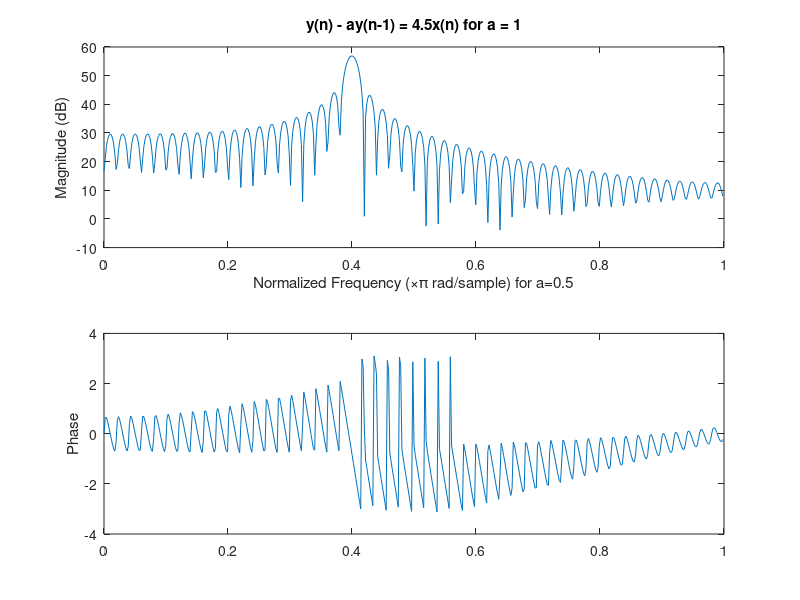
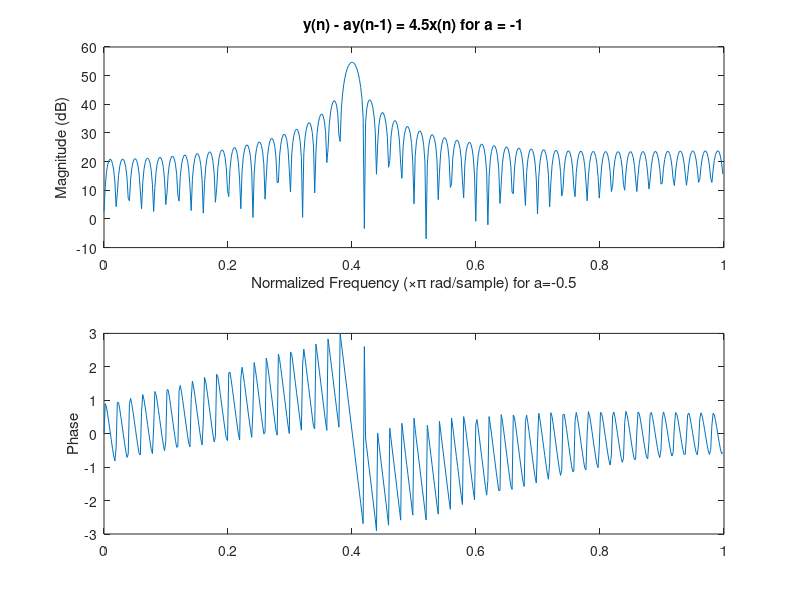
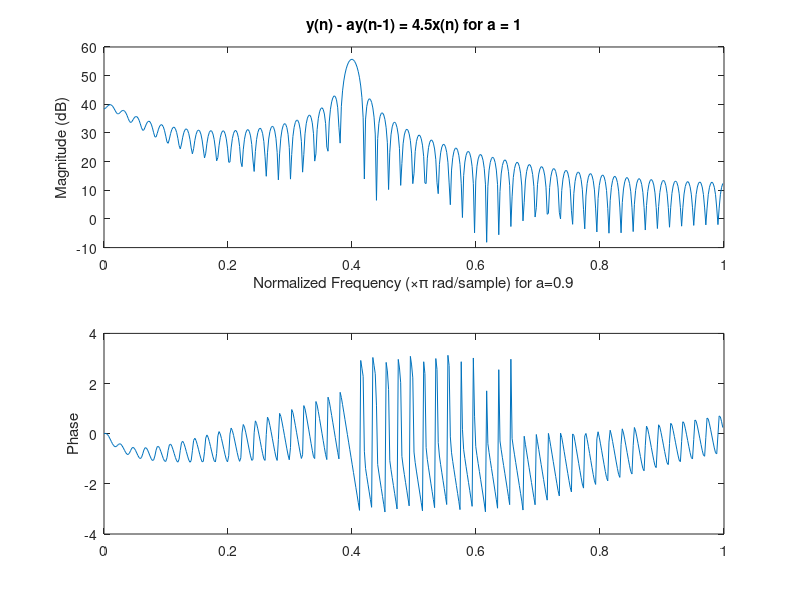
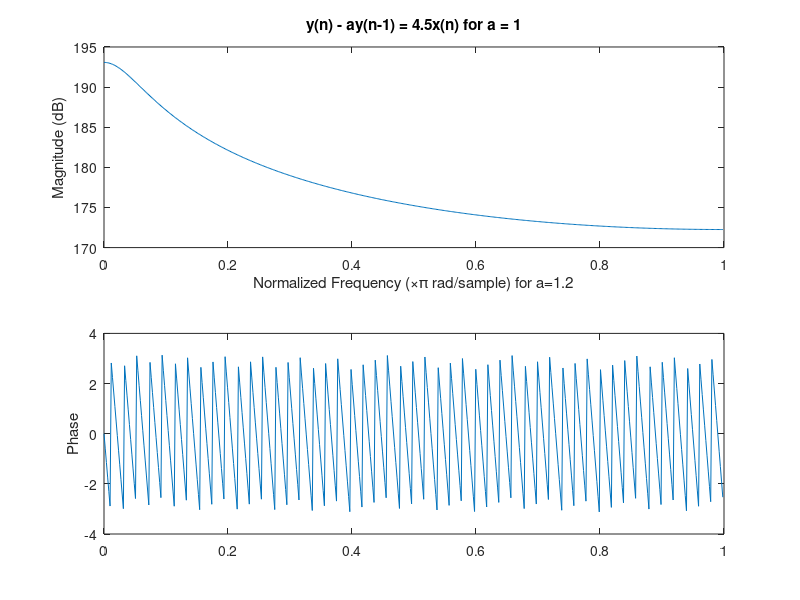

These charts were generated, in order, by the following MATLAB code:
%% Digital Signal Processing MATLAB HW - q2
% Professor: Dr. Sheikhzadeh
% Author: Amir Hossein Daraie - 9723710
% E-mail: daraieamirh@gmail.com
% University: Amirkabir University of Technology

%% Clear recent data
clear; close all; clc;

%% Question 1
% y(n) - ay(n-1) = 4.5x(n) 

% for a = 0.5
n = 1:100;
x = 3*sin(2*pi*0.2*n);
a = [1 -0.5]; 
b = [4.5]; 
y = filter(b,a,x);
[h ,w]=freqz(y);
figure()
subplot(211);
plot(w/pi,20*log10(abs(h)))
title(['y(n) - ay(n-1) = 4.5x(n) for a = ' int2str(0.5)])
xlabel('Normalized Frequency (\times\pi rad/sample) for a=0.5')
ylabel('Magnitude (dB)')
subplot(212);
plot(w/pi,angle(h));
ylabel('Phase')

%% Question 2

% for a = -0.5
a = [1 0.5]; 
b = [4.5]; 
y = filter(b,a,x);
[h ,w]=freqz(y);
figure()
subplot(211);
plot(w/pi,20*log10(abs(h)))
title(['y(n) - ay(n-1) = 4.5x(n) for a = ' int2str(-0.5)])
xlabel('Normalized Frequency (\times\pi rad/sample) for a=-0.5')
ylabel('Magnitude (dB)')
subplot(212);
plot(w/pi,angle(h));
ylabel('Phase')

% for a = 0.9
a = [1 -0.9]; 
b = [4.5]; 
y = filter(b,a,x);
[h ,w]=freqz(y);
figure()
subplot(211);
plot(w/pi,20*log10(abs(h)))
title(['y(n) - ay(n-1) = 4.5x(n) for a = ' int2str(0.9)])
xlabel('Normalized Frequency (\times\pi rad/sample) for a=0.9')
ylabel('Magnitude (dB)')
subplot(212);
plot(w/pi,angle(h));
ylabel('Phase')

% for a = 1.2
a = [1 -1.2]; 
b = [4.5]; 
y = filter(b,a,x);
[h ,w]=freqz(y);
figure()
subplot(211);
plot(w/pi,20*log10(abs(h)))
title(['y(n) - ay(n-1) = 4.5x(n) for a = ' int2str(1.2)])
xlabel('Normalized Frequency (\times\pi rad/sample) for a=1.2')
ylabel('Magnitude (dB)')
subplot(212);
plot(w/pi,angle(h));
ylabel('Phase')

%% Question 3
% We see that initial condition plays an important rule in convergance
% speed: the close to the answer, the faster.

for A = [16,4,5,3]

    converged_iteration = 0;
    n = 10;
    t=-0:1:n;
    x=A*double(t >= 0 & t <= n);
    y = zeros(1,n+1);
    y(1) = 0.5; % initial condition
    for i = 1:n
        y(i+1) = 1/2*(y(i)+x(i)/y(i));
        if abs(y(i+1) - sqrt(A)) < 10^-6 && converged_iteration == 0
            converged_iteration = i;
        end
    end

    figure()
    plot(t,y,'o--')
    title(['A = ' int2str(A) ' - converged after ' int2str(converged_iteration) ...
        ' iterations.'])

end